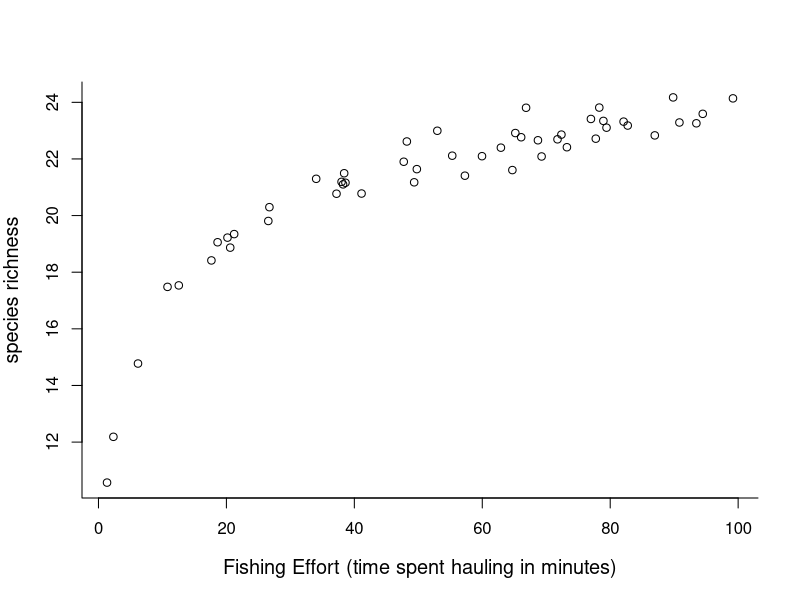
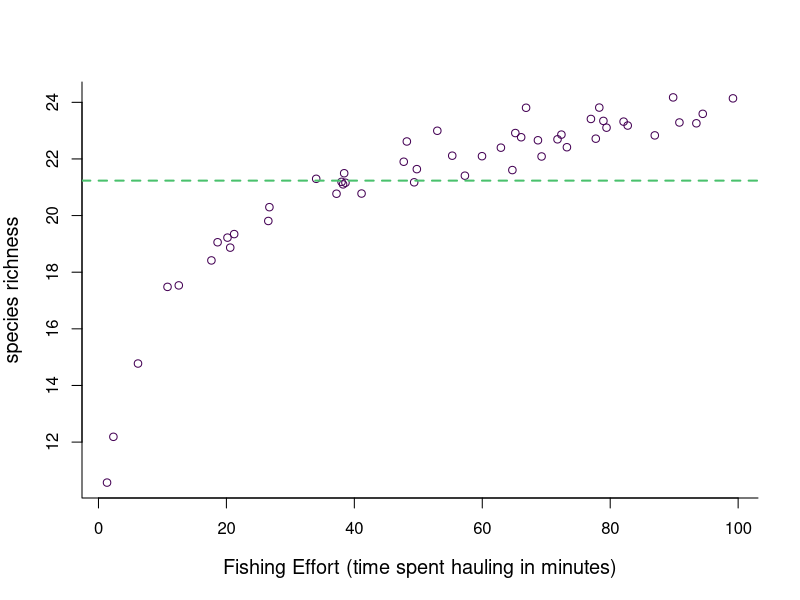
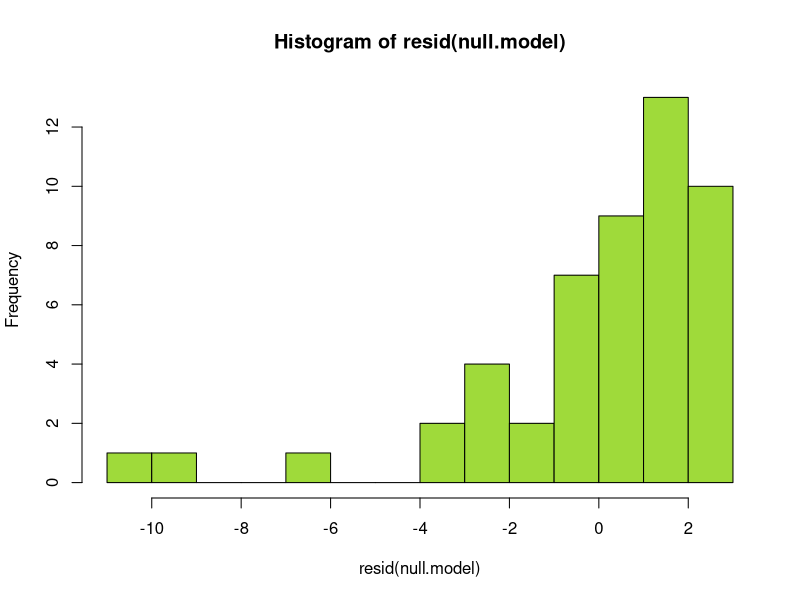
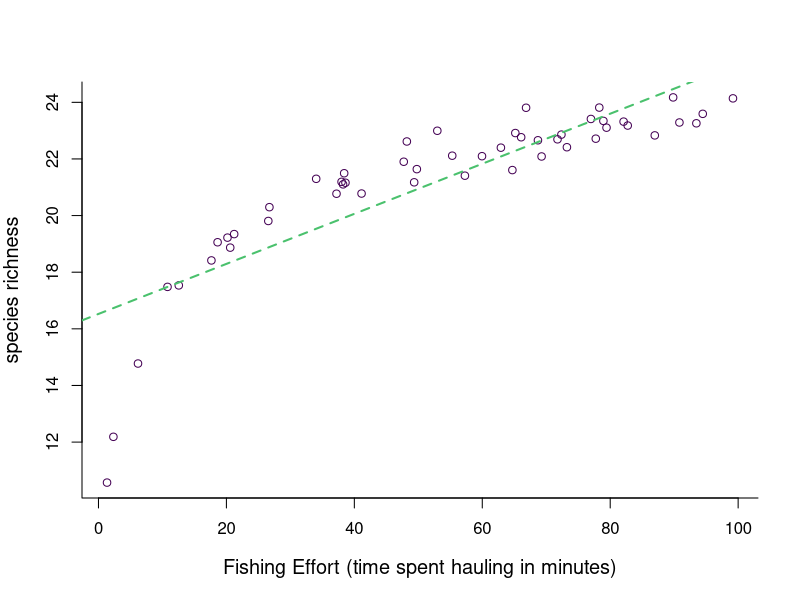
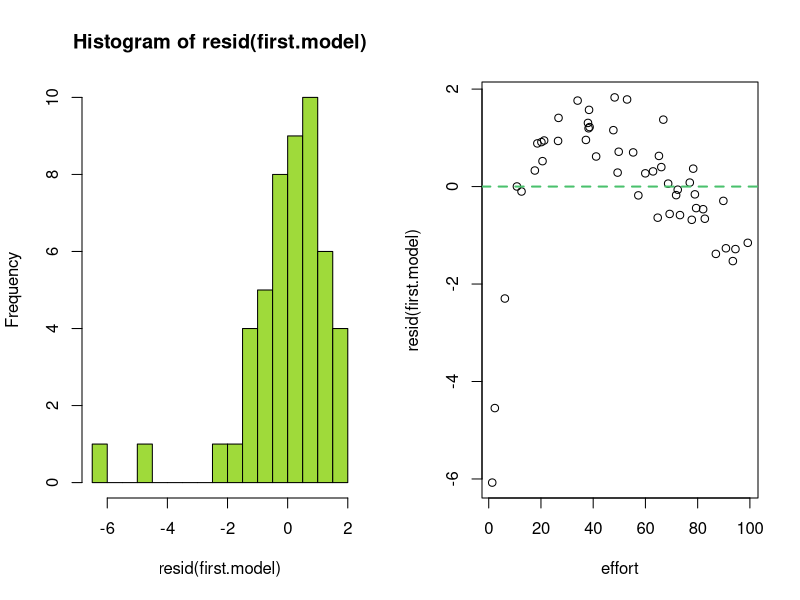
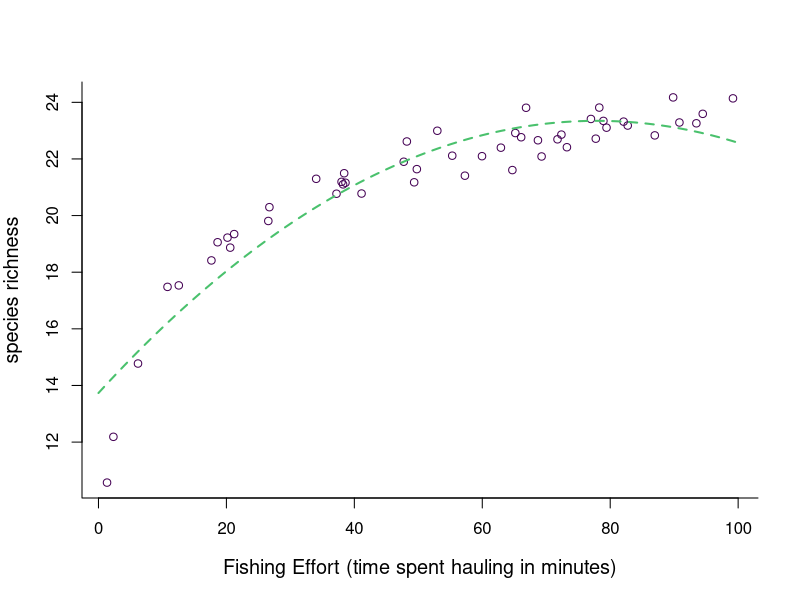
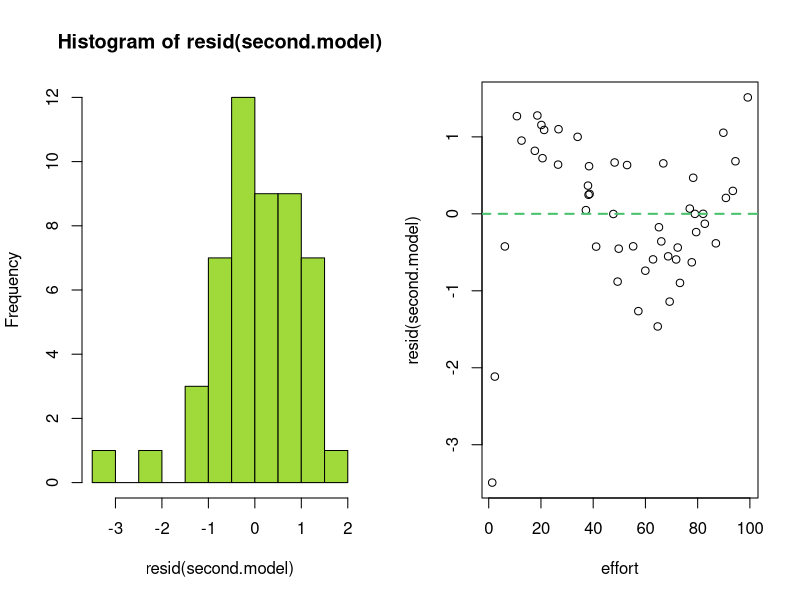

Reproduce these figures in R, in order.
## ---- chunk 1
# set some global knitr build options, notably the default figure size
knitr::opts_chunk$set(collapse = TRUE, comment = "#>", 
                      fig.width = 6, fig.height = 5)
## ---- chunk 2

# Start off with some house-keeping and set-up.

# load the viridis package for pretty and accessible colours especially for 
# those with colour blindness. You will need to install this if you dont have it 
# already using install.packages("viridis")
library(viridis)

# Here I create a palette of 8 colours from the viridis spectrum. I can then 
# access these colours within plotting commands by e.g. plot(0,0, col = 1), 
# or plot(0,0, col = 4) or plot(0,0, col = 8). This palette is also useful as it
# will print clearly in greyscale without any extra effort. See vignette for 
# viridis for more details.
palette(viridis(8))

## ---- chunk 3
mydata <- read.csv("curved-data.csv", header = T, stringsAsFactors = FALSE)

plot(richness ~ effort, data = mydata, bty = "L", cex.lab = 1.2, 
     xlab = "Fishing Effort (time spent hauling in minutes)",
     ylab = "species richness")

## ---- chunk 4

null.model <- glm(richness ~ 1, data = mydata)

summary(null.model)


# the null model is just a mean, so graphically it is a horizontal line,
# and ordinarily we would not bother to plot it, as it is pretty much 
# utterly uniformative.
plot(richness ~ effort, 
     data = mydata, 
     bty = "L", 
     cex.lab = 1.2, 
     xlab = "Fishing Effort (time spent hauling in minutes)",
     ylab = "species richness",
     col = 1)

# use abline(h=) to add a horizontal line by extracting the intercept
# using coef() on the null.model object.
abline(h = coef(null.model) , col = 6, lty = 2, lwd = 2)

# histogram of the residuals...
hist(resid(null.model), 15, col = 7)


## ---- chunk 5

first.model <- glm(richness ~ effort, data = mydata)

summary(first.model)


plot(richness ~ effort, 
     data = mydata, 
     bty = "L", 
     cex.lab = 1.2, 
     xlab = "Fishing Effort (time spent hauling in minutes)",
     ylab = "species richness",
     col = 1)

# use abline(h=) to add a horizontal line by extracting the intercept
# using coef() on the null.model object.
abline(first.model , col = 6, lty = 2, lwd = 2)

# create a 2-panel plotting window for the diagnostics on the 
# residuals
par(mfrow=c(1,2))
# histogram of the residuals...
hist(resid(first.model), 15, col = 7)

# plot of the residuals of the line as a function of effort
plot(resid(first.model) ~ effort, data = mydata)
abline(h = 0 , col = 6, lty = 2, lwd = 2)


## ---- chunk 6

# add effort squared to the dataframe
mydata$effort.2 <- mydata$effort ^ 2

# now add this term to the glm
second.model <- glm(richness ~ effort + effort.2, data = mydata)

summary(second.model)

par(mfrow = c(1,1))
plot(richness ~ effort, 
     data = mydata, 
     bty = "L", 
     cex.lab = 1.2, 
     xlab = "Fishing Effort (time spent hauling in minutes)",
     ylab = "species richness",
     col = 1)

# Now are a bit stuck. We can no longer use abline to add the model 
# predictions as it only works with straight lines. We have 
# use the predict function, which will take a bunch of hypothetical 
# x values and calculate the corresponding y values based on the 
# estimated coefficients we got by fitting our model to our data.
# In order to do this, we need to create a set of dummy effort 
# values for which we want to calculate the corresponding estimated 
# richness values for plotting a nice curve.

# a sequence of hypothetical effort values from 0 to 100 in steps of 1.
# The smaller we make the step-size, the smoother the curve will appear.
new.effort <- seq(0, 100, 1)

# create a new data.frame object with columns that have the EXACT same 
# name as in our original data. We dont need the response value though, 
# since we are trying to estimate that using this method!
new.data <- data.frame(effort = new.effort, 
                       effort.2 = new.effort ^ 2)

# now predict the richness based on this new data which i call y.hat
# in reference to the mathematical notation of putting an arrow head 
# like a hat over predicted values. Here we predict using second.model,
# and pass it the hypothetical effort values to use to make the 
# predictions.
y.hat <- predict(second.model, newdata = new.data)

# and finally, add this line to the plot of the data as a function of 
# our hypothetical new.effort values
lines(y.hat ~ new.effort, data = mydata, col = 6, lty = 2, lwd =2)

# create a 2-panel plotting window for the diagnostics on the 
# residuals
par(mfrow=c(1,2))
# histogram of the residuals...
hist(resid(second.model), 15, col = 7)

# plot of the residuals of the line as a function of effort
plot(resid(second.model) ~ effort, data = mydata)
abline(h = 0 , col = 6, lty = 2, lwd = 2)


